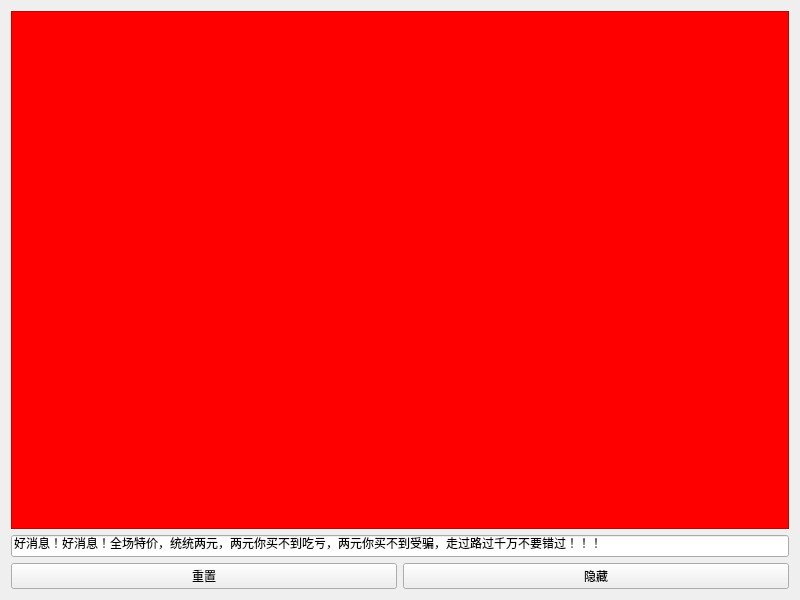
<?xml version="1.0" encoding="UTF-8"?>
<ui version="4.0">
 <class>Widget</class>
 <widget class="QWidget" name="Widget">
  <property name="geometry">
   <rect>
    <x>0</x>
    <y>0</y>
    <width>800</width>
    <height>600</height>
   </rect>
  </property>
  <property name="windowTitle">
   <string>Widget</string>
  </property>
  <layout class="QVBoxLayout" name="verticalLayout">
   <item>
    <widget class="QFrame" name="frame">
     <property name="sizePolicy">
      <sizepolicy hsizetype="Preferred" vsizetype="Expanding">
       <horstretch>0</horstretch>
       <verstretch>0</verstretch>
      </sizepolicy>
     </property>
     <property name="styleSheet">
      <string notr="true">background-color:red;</string>
     </property>
     <property name="frameShape">
      <enum>QFrame::StyledPanel</enum>
     </property>
     <property name="frameShadow">
      <enum>QFrame::Raised</enum>
     </property>
     <layout class="QHBoxLayout" name="horizontalLayout"/>
    </widget>
   </item>
   <item>
    <layout class="QGridLayout" name="gridLayout">
     <item row="0" column="0" colspan="2">
      <widget class="QLineEdit" name="lineEdit">
       <property name="text">
        <string>好消息！好消息！全场特价，统统两元，两元你买不到吃亏，两元你买不到受骗，走过路过千万不要错过！！！</string>
       </property>
       <property name="placeholderText">
        <string>这里输入滚动字幕内容</string>
       </property>
      </widget>
     </item>
     <item row="1" column="0">
      <widget class="QPushButton" name="pushButton">
       <property name="text">
        <string>重置</string>
       </property>
      </widget>
     </item>
     <item row="1" column="1">
      <widget class="QPushButton" name="pushButton_2">
       <property name="text">
        <string>隐藏</string>
       </property>
      </widget>
     </item>
    </layout>
   </item>
  </layout>
 </widget>
 <tabstops>
  <tabstop>pushButton</tabstop>
  <tabstop>lineEdit</tabstop>
 </tabstops>
 <resources/>
 <connections/>
</ui>
